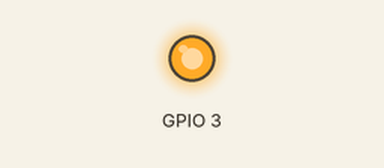
Bench run of a program on a simulated Raspberry Pi (BCM pin numbers), started with the arguments 3 on. Parts: output pins drawn as LEDs (lit = HIGH). At 0.0 s the program stops and its outputs stay as they are.

Above: at 0.1 s.
Timing chart, 0 to 1.5 s (numbered marks = the images above):
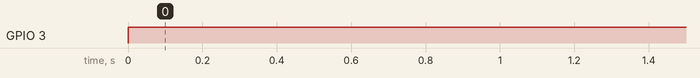

Measured:
- by itself, GPIO 3: LOW → HIGH at 0.00 s

The program:

gpioArg.py
```python
#Filename: gpioArg.py
#Author: Shien Hong
#Description: GPIO pin toggle using the arguments

#import libraries
import RPi.GPIO as GPIO
import time
import sys

#Configure the GPIO pin
GPIO.setmode(GPIO.BCM)
GPIO.setwarnings(False)

#Assign LED pin

if len(sys.argv) != 3:
    raise ValueError("incorrect argument count")

led = int(sys.argv[1])
switch = str(sys.argv[2])
GPIO.setup(led, GPIO.OUT)

#toggle or reset the GPIO pins
if switch == 'on':
	GPIO.output(led, 1)
elif switch == 'off':
	GPIO.output(led, 0)
elif switch == 'reset':
	GPIO.cleanup()
else:
	print 'wrong second argument'
```
